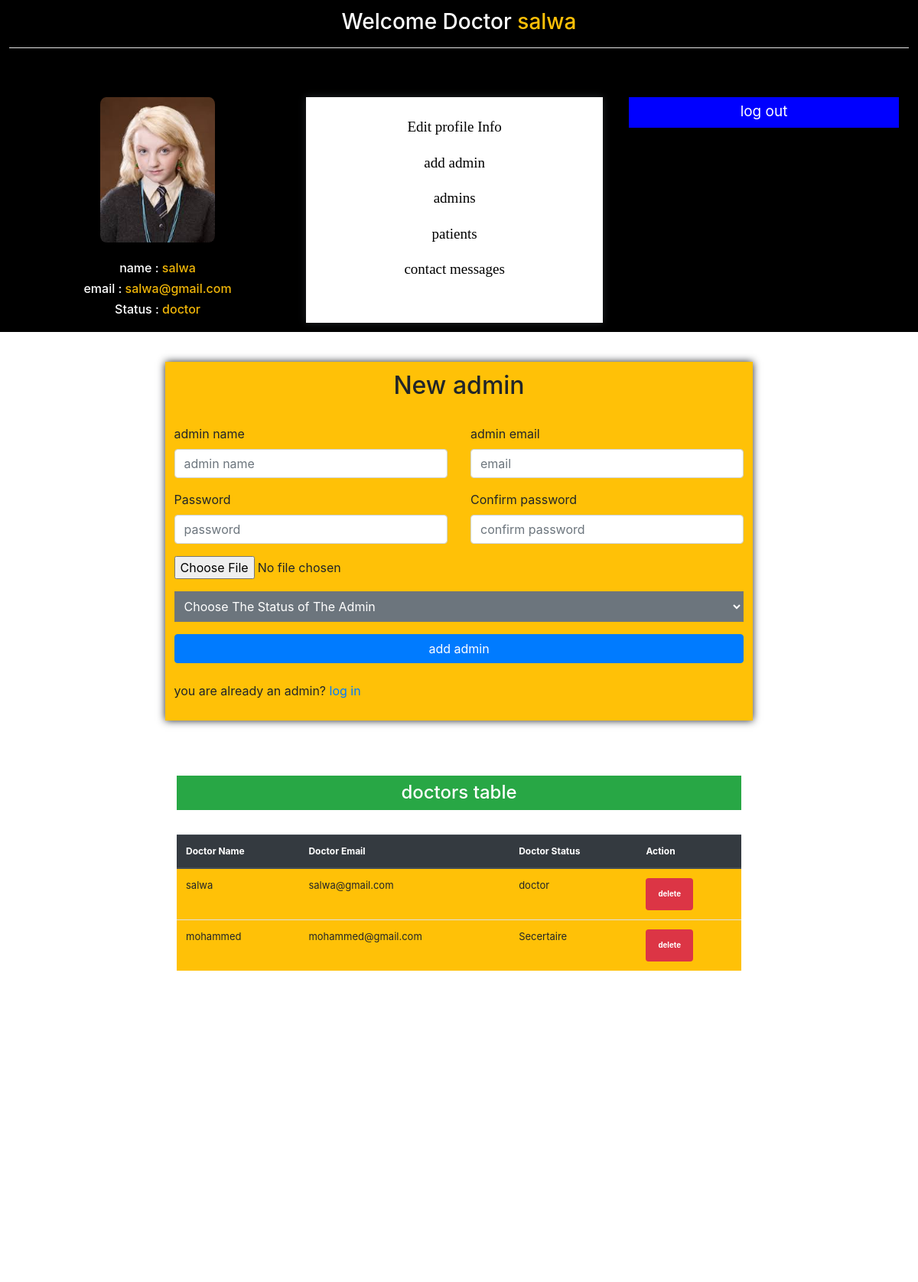
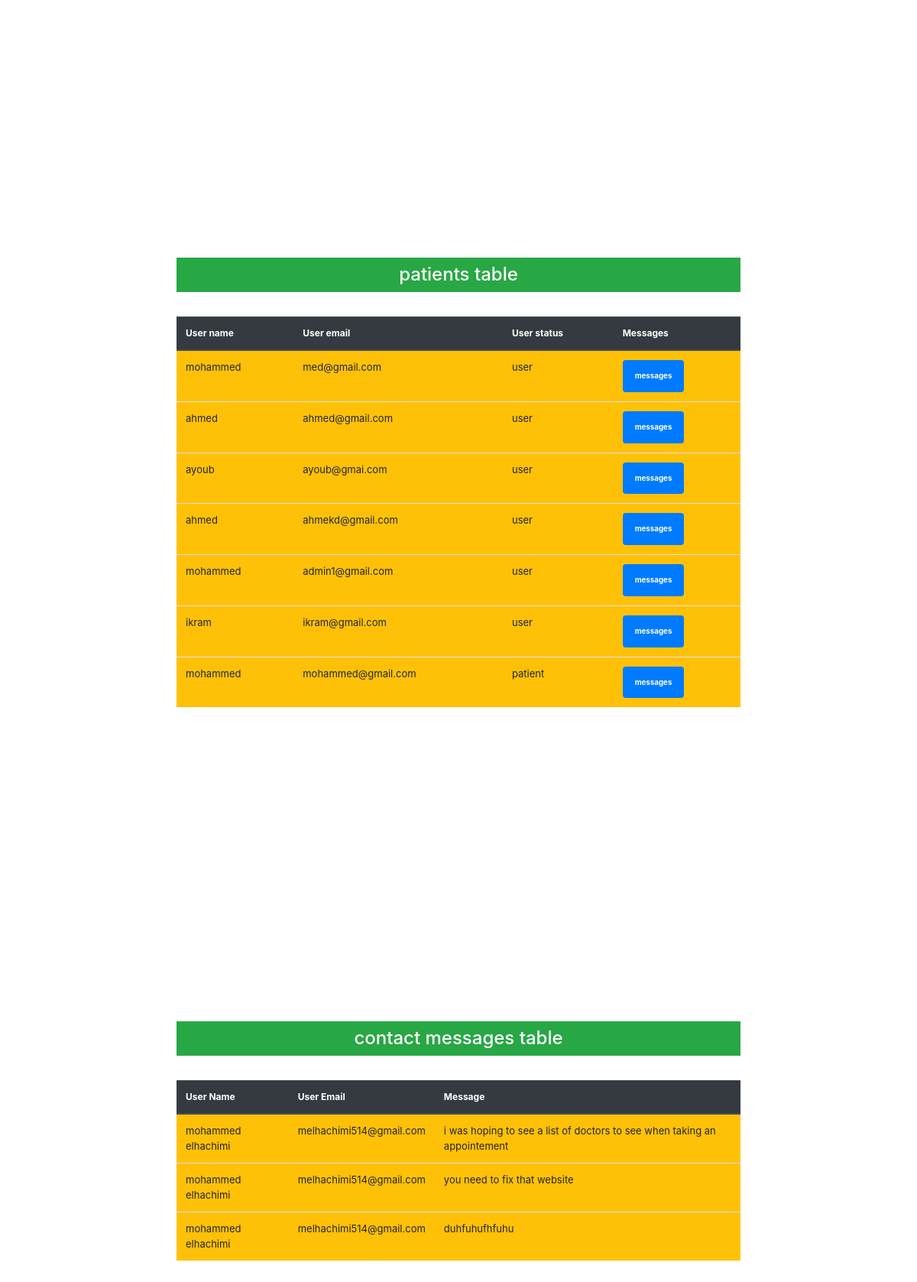
Screenshot of /admin_zone/admin_panel.php with the database file from the repository (2 pictures, top to bottom).
### tables this page shows
CREATE TABLE `users` (
  `user_id` int(11) NOT NULL,
  `user_name` varchar(50) NOT NULL,
  `user_email` varchar(200) NOT NULL,
  `user_password` varchar(250) NOT NULL,
  `user_picture` varchar(200) NOT NULL,
  `user_status` varchar(50) NOT NULL
);

CREATE TABLE `contact` (
  `contact_id` int(11) NOT NULL,
  `user_id` int(11) NOT NULL,
  `firstname` varchar(100) NOT NULL,
  `email` varchar(100) NOT NULL,
  `comment` varchar(100) NOT NULL
);

### controllers/admin.php (called while the page is built, shortened)
<?php
$admin_name = '';
$admin_email = '';

### admin_zone/admin_panel.php (the view, shortened to what this page needs)
<?php
 include_once ('../controllers/admin.php');
 $data = new Admins();
?>
<!DOCTYPE html>
<head>
	<link rel="stylesheet" type="text/css" href="syntax-highlighter/styles/shCore.css" media="all">
	 <link rel="stylesheet" href="css/bootstrap.min.css">
	<link rel="stylesheet" href="css/normalize.min.css">
	<link rel="stylesheet" href="css/main.css">
	<link rel="stylesheet" href="https://maxcdn.bootstrapcdn.com/bootstrap/4.5.0/css/bootstrap.min.css">
	<link rel="stylesheet" href="https://stackpath.bootstrapcdn.com/font-awesome/4.7.0/css/font-awesome.min.css">
</head>
<body>
    <?php
        $con = $data->connect();
		$sql="SELECT * FROM admins WHERE admin_status = 'doctor'";
		$stm=$con->prepare($sql);
		$stm->execute();
		$result=$stm->get_result();
	?>
	<?php while($row=$result->fetch_assoc()){ ?>
	<div style=" position: fixed;width: 100%;z-index: 1;">
		<div class="responsive_logo">
				<h3 class="text-white">Welcome Doctor
					<span class="text-warning">
						<?= $row['admin_name'];?>
					</span>
				</h3>
				<hr class="bg-white text-white"><br>
		</div>
		<div class="responsive_panel">
			<div class="responsive_doctor_profile">
			    <img src="<?php echo '../views/uploads/' . $row['admin_picture']; ?>" alt="profile_picture" style="width: 150px;height: 190px;border-radius: 5%;">
				<br><br>
				<h6 style="color: white;">name :
				    <span style="color:  #f1b608;">
					   <?= $row['admin_name'];?>
				    </span>
				</h6>
				<h6 style="color: white;">email :
					<span style="color:  #f1b608;">
					    <?= $row['admin_email'];?>
					</span>
				</h6>
				<h6 style="color: white;">Status :
					<span style="color:  #f1b608;">
					    <?= $row['admin_status'];?>
				    </span>
				</h6>
			</div>
			<br><br>
			<div class="responsive_doctor_procceses">
				<div id="inner">
					<p><a href="admin_profile_info.php">Edit profile Info</a></p>
				    <p><a href="#add_admin">add admin</a></p>
					<p><a href="#admins">admins</a></p>
					<p><a href="#patients">patients</a></p>
					<p><a href="#contact_messages">contact messages</a></p>
				</div>
			</div>
			<div id="responsive_admin_logout_btn">
				<a href="../views/index.php">log out</a>
			</div>
		</div>
	<?php } ?>
	</div>
	<div class="blank-div"></div>
	<div class="right_body">
	 <br><br>
    <div class="container big-box col-md-8 " style="padding: 1%;background-color: #ffc107; box-shadow: 0px 0px 10px;" id="add_admin">
			<h2 class="text-center h2">New admin</h2>
				<br>
				<form action="admin_panel.php" method="post" enctype="multipart/form-data">
					<div class="row">
						<div class="form-group col-md-6">
							<label for="adminname">admin name</label>
							<input type="text" name="admin_name" class="form-control" placeholder="admin name" value="<?php echo $admin_name; ?>" >
						</div>
						<div class="form-group col-md-6">
							<label for="adminemail">admin email</label>
							<input type="text"  name="admin_email" class="form-control" placeholder="email" value="<?php echo $admin_email; ?>">
						</div>
					</div>
					<div class="row">
						<div class="form-group col-md-6">
							<label for="password">Password</label>
							<input type="password" name="admin_password" class="form-control" placeholder="password" >
						</div>
						<div class="form-group col-md-6">
							<label for="confpassword"> Confirm password</label>
							<input type="password" name="admin_confpassword" class="form-control" placeholder="confirm password">
						</div>
					</div>
						<div class="form-group">
							<input type="file" name="admin_picture" class="costum file" >
						</div>
						<div class="form-group">
							<select name="admin_status" class="bg-secondary p-2 text-white" style="width: 100%;">
							    <option value="choose the status of the admin">Choose The Status of The Admin</option>
							</select>
						</div>
					<div class="form-group">
					<button name="add_admin" class="btn btn-primary btn-block">add admin</button>
					<br>
					<span> you are already an admin? <a class="text-primary " href="../views/index.php">log in</a></span>
				</form>
		</div>
	</div>
	<br><br><br>
	   <div class="col-md-8" style="margin:auto;height:927px;overflow-y:scroll;" id="admins">
			<?php
				$con = $data->connect();
				$sql="SELECT * FROM admins";
				$stm=$con->prepare($sql);
				$stm->execute();
				$result=$stm->get_result();
			?>
			<h4 class="text-center bg-success p-2 text-white">doctors table</h4>
			<br>
		  <table class="table mr-4 bg-warning">
			<thead class="thead-dark">
				<tr>
					<th>Doctor Name</th>
					<th>Doctor Email</th>
					<th>Doctor Status</th>
					<th>Action</th>
				</tr>
			</thead>
			<tbody class="t_body">
			<?php while($row=$result->fetch_assoc()){ ?>
				<tr>
					<td><?=$row['admin_name'];?></td>
					<td><?=$row['admin_email'];?></td>
					<td><?=$row['admin_status'];?></td>
					<td>
                    <a href="admin_panel.php?delete=<?=$row['admin_id']; ?>" class="badge badge-danger p-3" onclick="return confirm('Do you want to delete this admin')">delete</a>
                    </td>
				<?php } ?>
			</tbody>
		  </table>
	   </div>
	   <br><br><br>
		<div class="col-md-8" style="margin: auto;height:927px;overflow-y:scroll;" id="patients">
			<?php
				$con = $data->connect();
				$sql="SELECT * FROM users";
				$stm=$con->prepare($sql);
				$stm->execute();
				$result=$stm->get_result();
			?>
			<h4 class="text-center bg-success p-2 text-white">patients table</h4>
			<br>
		  <table class="table  bg-warning">
			<thead class="thead-dark">
				<tr>
					<th>User name</th>
					<th>User email</th>
					<th>User status</th>
					<th>Messages</th>
				</tr>
			</thead>
			<tbody class="t_body">
			<?php while($row=$result->fetch_assoc()){ ?>
				<tr>
					<td><?=$row['user_name'];?></td>
					<td><?=$row['user_email'];?></td>
					<td><?=$row['user_status'];?></td>
					<td>
					<a href="patient_details.php?details=<?=$row['user_id']; ?>" class="badge badge-primary p-3">messages</a>
					</td>
				<?php } ?>
			</tbody>
		  </table>
	   </div>
	   <br><br><br>
	<div class="col-md-8" style="margin: auto;height:927px;overflow-y:scroll;" id="contact_messages">
        <?php
            $con = $data->connect();
            $sql="SELECT * FROM `contact`";
            $stm=$con->prepare($sql);
            $stm->execute();
            $result=$stm->get_result();
        ?>
			<h4 class="text-center bg-success p-2 text-white">contact messages table</h4>
			<br>
		  <table class="table mr-4 bg-warning">
			<thead class="thead-dark">
				<tr>
					<th>User Name</th>
					<th>User Email</th>
                    <th>Message</th>
				</tr>
			</thead>
			<tbody class="t_body">
			<?php while($row=$result->fetch_assoc()){ ?>
				<tr>
					<td><?=$row['firstname'];?></td>
                    <td><?=$row['email'];?></td>
                    <td><?=$row['comment'];?></td>
				<?php } ?>
			</tbody>
          </table>
	</div>
</body>
</html>

### admin_zone/css/main.css (style rules this page uses)
body { background-color:#FFF; font-family: "Lato", sans-serif; font-weight: 300; font-size:16px; line-height:18px; color:#777; }
.right_body { width: 90% !important; margin: auto; }
.responsive_logo { display: none ; }
.responsive_panel { display: none; }
.blank-div { display: none; }
@media screen and (max-width: 1220px) { .blank-div { display: block !important; height: 425px !important; } }
@media screen and (max-width: 1220px) { .responsive_logo { display: block; } }
@media screen and (max-width: 1220px) { .responsive_panel { display: block; display: flex; padding: 1%; background-color: black; } }
@media screen and (max-width: 1220px) { .responsive_logo { background-color: black; text-align: center; padding: 1%; } }
@media screen and (max-width: 1220px) { .responsive_doctor_profile { width: 33%; text-align: center; } }
@media screen and (max-width: 1220px) { .responsive_doctor_procceses { width: 33%; text-align: center; box-shadow: 0px 0px 10px; background-color: rgb(255, 255, 255); font-family: auto; font-size: 21px; } }
@media screen and (max-width: 1220px) { table thead { font-size: 12px; } }
@media screen and (max-width: 1220px) { .responsive_doctor_procceses #inner { padding: 2%; font-size: 19px; } }
@media screen and (max-width: 1220px) { .responsive_doctor_procceses p { margin-top: 18px; } }
@media screen and (max-width: 1220px) { .responsive_doctor_procceses p a { color: #000; } }
@media screen and (max-width: 1220px) { #responsive_admin_logout_btn { background-color: blue; height: 23px; width: 30%; text-align: center; padding: 20px; margin-left: 34px; } }
@media screen and (max-width: 1220px) { #responsive_admin_logout_btn a { color: white; position: relative; top: -15px; font-size: 19px; } }
@media screen and (max-width: 1220px) { .right_body { margin: auto !important; width: 96% !important; } }
@media screen and (max-width: 1220px) { .t_body { font-size: 13px !important; } }

### rows the page displays
users: user_name "mohammed", user_email "med@gmail.com", user_status "user"
users: user_name "ahmed", user_email "ahmed@gmail.com", user_status "user"
users: user_name "ayoub", user_email "ayoub@gmai.com", user_status "user"
users: user_name "ahmed", user_email "ahmekd@gmail.com", user_status "user"
users: user_name "mohammed", user_email "admin1@gmail.com", user_status "user"
users: user_name "ikram", user_email "ikram@gmail.com", user_status "user"
users: user_name "mohammed", user_email "mohammed@gmail.com", user_status "patient"
contact: firstname "mohammed elhachimi", email "melhachimi514@gmail.com", comment "i was hoping to see a list of doctors to see when taking an appointement"
contact: firstname "mohammed elhachimi", email "melhachimi514@gmail.com", comment "you need to fix that website"
contact: firstname "mohammed elhachimi", email "melhachimi514@gmail.com", comment "duhfuhufhfuhu"

### other values shown
$row['admin_name'] "salwa"
$row['admin_email'] "salwa@gmail.com"
$row['admin_status'] "doctor"
$row['admin_name'] "mohammed"
$row['admin_email'] "mohammed@gmail.com"
$row['admin_status'] "Secertaire"
